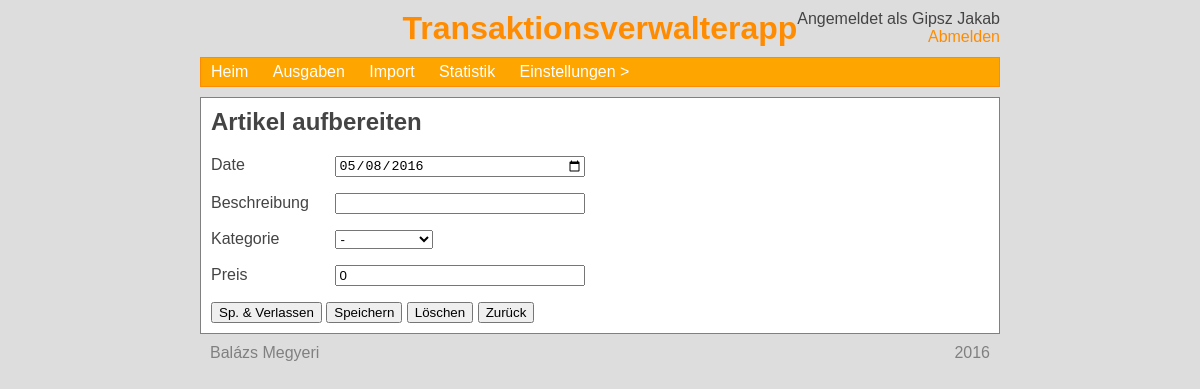
Page /expenses/164 (signed in) on the committed database.
### tables this page shows
CREATE TABLE `user` (
  `no` int(11) NOT NULL,
  `user` varchar(50) NOT NULL,
  `password` char(40) NOT NULL,
  `name` varchar(50) NOT NULL,
  `email` varchar(100) NOT NULL
);

CREATE TABLE `expense` (
  `no` int(11) NOT NULL,
  `description` varchar(100) NOT NULL,
  `category` int(11) NOT NULL,
  `amount` int(11) NOT NULL,
  `date` date NOT NULL,
  `user` int(11) NOT NULL
);

### htdocs/edit.php (the view, shortened to what this page needs)
<?php
include('head.php');
echo '<h2>Artikel aufbereiten</h2>';
if (isset($_GET['expense'])) {
    $expense = $_GET['expense'];
}
else {
    header('Location: /expenses');
    exit();
}
$mysqli->real_query(
    "SELECT *
    FROM expense
    WHERE no = $expense
    AND user = $userNo"
);
$result = $mysqli->use_result();
$exp    = $result->fetch_assoc();
?>
<form method="post">
    <p><label>Date</label>
    <input type="date" style="width:250px;" name="date"
        value="<?php echo $exp['date']; ?>"></p>
    <p><label>Beschreibung</label>
    <input type="text" style="width:250px;" name="description"
        value="<?php echo $exp['description']; ?>"></p>
    <p><label>Kategorie</label>
    <?php echo categoryDropdown($exp['category']); ?></p>
    <p><label>Preis</label>
    <input type="number" style="width:250px;" name="amount"
        value="<?php echo $exp['amount']; ?>"></p>
    <input type="submit" name="savequit" value="Sp. & Verlassen">
    <input type="submit" name="save" value="Speichern">
    <input type="submit" name="delete" value="Löschen">
    <input type="submit" name="back" value="Zurück">
</form>
<?php
include('foot.php');
?>

### htdocs/head.php (shortened to what this page needs)
<?php
include 'login.php';
$userNo = $_COOKIE['userNo'];
$mysqli->real_query(
    "SELECT *
    FROM user
    WHERE no = $userNo"
);
$result = $mysqli->use_result();
$row = $result->fetch_assoc();
$userName = $row['name'];
function categoryDropdown($chosen = 1) {
    global $categoriesArray;
    global $userNo;
    if (empty($categoriesArray)) {
        global $mysqli;
        $mysqli->real_query(
            "SELECT *
            FROM category
            WHERE user = $userNo
            OR user = 0 -- Közös kategóriák
            ORDER BY name"
        );
        $result = $mysqli->use_result();
        while ($row = $result->fetch_assoc()) {
            $categoriesArray[$row['no']] = $row['name'];
        }
    }
    echo '<select name="category[]">';
    foreach ($categoriesArray as $no => $name) {
        echo '<option value="'.$no.'"'.($chosen == $no ? ' selected' : '').'>'.
            $name.'</option>';
    }
    echo '</select>';
    $ret = ob_get_contents();
    return $ret;
}
?>
<html>
<head>
    <link type="text/css" rel="stylesheet" href="/css/style.css">
    <link type="text/css" rel="stylesheet" href="/css/menu.css">
    <link type="text/css" rel="stylesheet" href="/css/alertbox.css">
</head>
<body>
    <div style="position:absolute; right:0px; text-align:right;">
        Angemeldet als <?php echo $userName; ?><br>
        <a href="/logout/">Abmelden</a>
    </div>
    <h1 id="title">Transaktionsverwalterapp</h1>
    <div id="menuBar"><nav><ul>
        <li><a href="/">Heim</a></li>
        <li><a href="/expenses">Ausgaben</a></li>
        <li><a href="/import">Import</a></li>
        <li><a href="/stats">Statistik</a></li>
        <li><a href="/settings">Einstellungen</a>
        </li>
    </ul></nav></div>
    <div id="main">

### htdocs/css/style.css (style rules this page uses)
body { background-color:#DDD; color: #444; width:800px; margin:auto; margin-top:10px; font-family: "Trebuchet MS", Helvetica, sans-serif; position:relative; }
div { overflow: auto; }
a { color: darkorange; text-decoration: none; }
div#main { background-color:white; border:1px solid grey; padding:10px; }
div#menuBar { background-color:orange; margin-bottom:10px; border:1px solid darkorange; overflow:visible; }
h1#title { color:darkorange; text-align: center; margin-bottom:10px; }
p:first-child, h1:first-child, h2:first-child, h3:first-child { margin-top:0; }
p:last-child, form:last-child { margin-bottom:0; }
label { display:inline-block; width:120px; }

### htdocs/css/menu.css (style rules this page uses)
nav ul { padding:0; margin:0; list-style: none; position: relative; }
nav ul li { display:inline-block; }
nav a, nav a:hover { display:block; padding:0 10px; color:#FFF; line-height: 28px; text-decoration:none; }
li > a:after { content: ' >'; }
li > a:only-child:after { content: ''; }

### rows in the picture
user: name "Gipsz Jakab"
expense: date "05/08/2016", category "-", amount "0"
